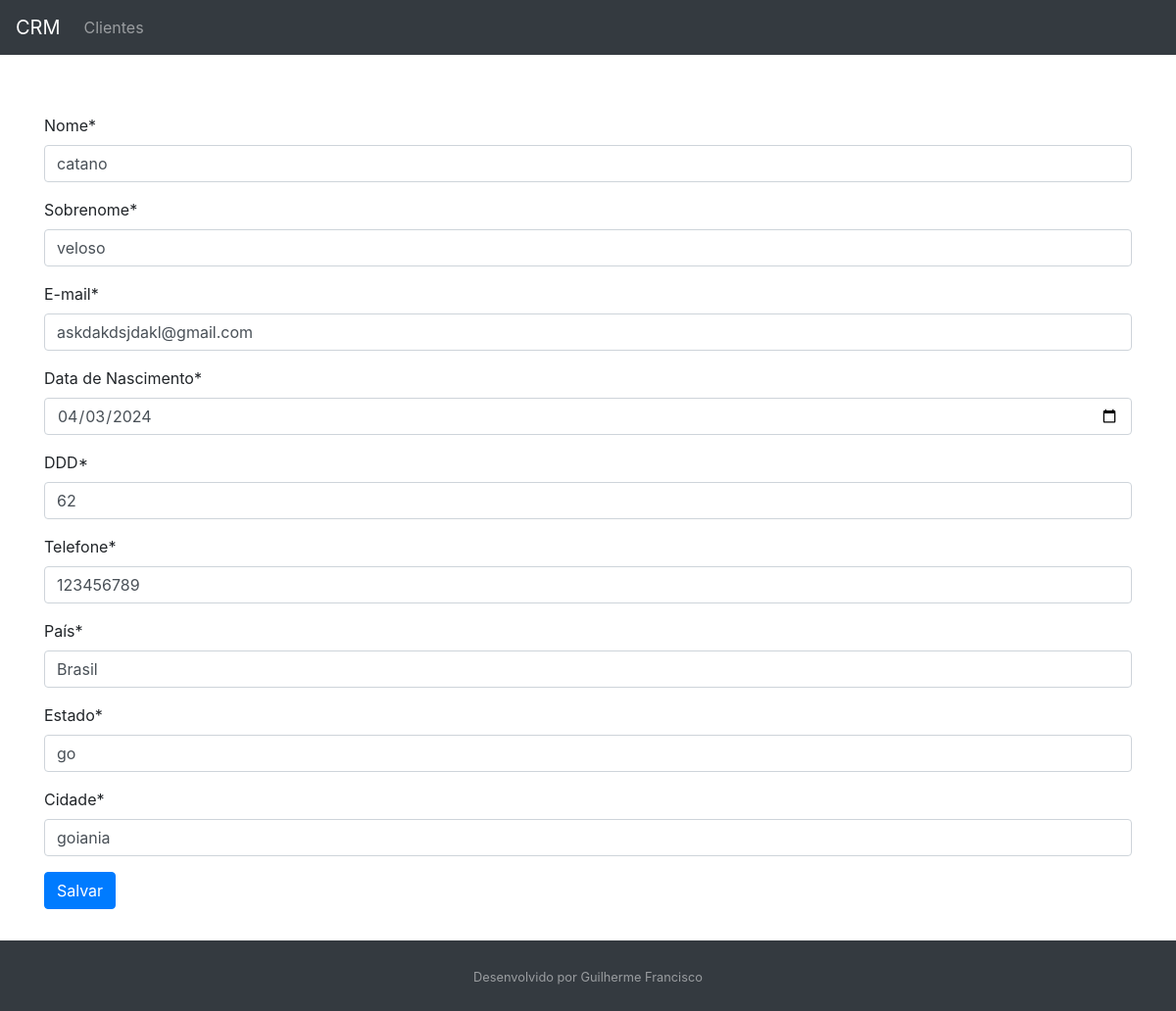
/customer/4/, run on the app's committed database.
### customer/models.py (models this page shows, shortened)
class Customer(models.Model):
    first_name = models.CharField(max_length=30)
    last_name = models.CharField(max_length=50)
    email = models.EmailField()
    birth_date = models.DateField()
    area_code = models.CharField(max_length=3)
    phone_number = models.CharField(max_length=9)
    country = models.CharField(max_length=30)
    state = models.CharField(max_length=30)
    city = models.CharField(max_length=30)
    created_date = models.DateTimeField(auto_now_add=True)
    updated_date = models.DateTimeField(auto_now=True)
    active = models.BooleanField(default=True)
    class Meta:
        db_table = "customer"

### customer/views.py (the view, shortened to what this page needs)
# urls.py: path("<int:id>/", CustomerUpdateView.as_view(), name="customer-update"),
class CustomerUpdateView(UpdateView):
    template_name = "customer/customer.html"
    form_class = CustomerForm
    def get_object(self):
        id = self.kwargs.get("id")
        return get_object_or_404(Customer, id=id)

### customer/templates/customer/customer.html (shortened to what this page needs)
{% extends "model-page.html" %}
{% load crispy_forms_tags %}
{% block content %}
    <div>
    <form method='POST'>{% csrf_token %}
        {{ form|crispy }}
        <button type="submit" class="btn btn-primary">Salvar</button>
    </form>
    </div>
{% endblock%}

### core/templates/model-page.html (style rules this page uses)
html, body { height: 100%; }

### data on the page
Customer: first_name "catano", last_name "veloso", email "askdakdsjdakl@gmail.com", birth_date "04/03/2024", area_code "62", phone_number "123456789", country "Brasil", state "go", city "goiania"
